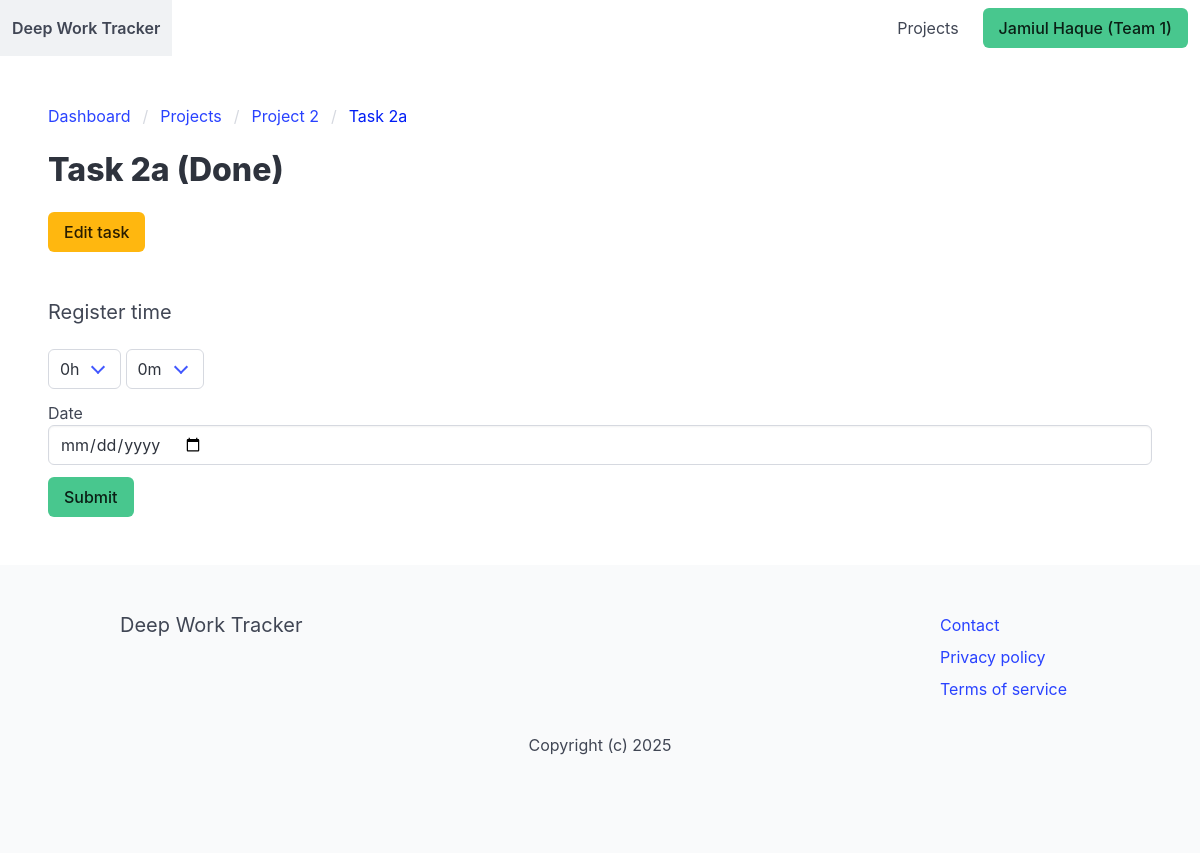
Page /projects/3/2/ (signed in) on the earlier database version.
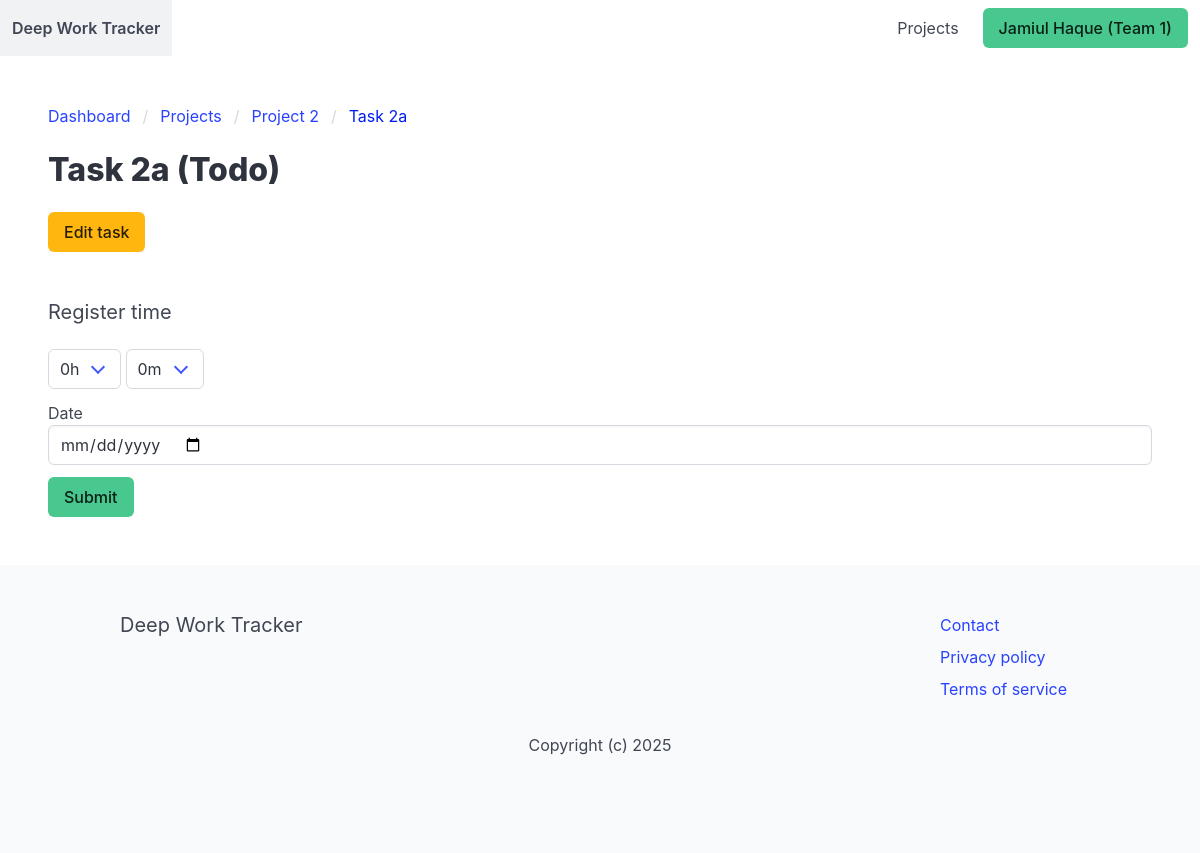
Same page on the later database version.
### apps/project/models.py (models this page shows, shortened)
class Task(models.Model):
    TODO = "todo"
    DONE = "done"
    ARCHIVED = "archived"
    CHOICES_STATUS = (
        (TODO, "Todo"),
        (DONE, "Done"),
        (ARCHIVED, "Archived"),
    )
    team = models.ForeignKey(Team, related_name="tasks", on_delete=models.CASCADE)
    project = models.ForeignKey(Project, related_name="tasks", on_delete=models.CASCADE)
    title = models.CharField(max_length=255)
    created_by = models.ForeignKey(User, related_name="tasks", on_delete=models.CASCADE)
    created_at = models.DateTimeField(auto_now_add=True)
    status = models.CharField(max_length=20, choices=CHOICES_STATUS, default=TODO)
    class Meta:
        ordering = ["-created_at"]

### apps/project/views.py (the view, shortened to what this page needs)
# urls.py: path("<int:project_id>/<int:task_id>/", task, name="task"),
@login_required
def task(request, project_id, task_id):
    team = get_object_or_404(Team, pk=request.user.userprofile.active_team_id, status=Team.ACTIVE)
    project = get_object_or_404(Project, team=team, pk=project_id)
    task = get_object_or_404(Task, pk=task_id, team=team)
    return render(request, "project/task.html", {"today": datetime.today(), "team": team, "project": project, "task": task})

### apps/team/context_processors.py (called while the page is built)
def active_team(request):
    if request.user.is_authenticated:
        if request.user.userprofile.active_team_id:
            team = Team.objects.get(pk=request.user.userprofile.active_team_id)
            return {"active_team": team}
        return {"active_team": None}
    return {"active_team": None}

### apps/project/templates/project/task.html (shortened to what this page needs)
{% extends "core/base.html" %}
{% block content %}
    <div id="project-app">
        <nav class="breadcrumb" aria-label="breadcrumbs">
            <ul>
                <li><a href="#">Dashboard</a></li>
                <li><a href="{% url "project:projects" %}">Projects</a></li>
                <li><a href="{% url "project:project" project.id %}">{{ project.title }}</a></li>
                <li class="is-active"><a href="{% url "project:task" project.id task.id %}" aria-current="page">{{ task.title }}</a></li>
            </ul>
        </nav>
        <div class="columns">
            <div class="column">
                <h1 class="title">{{ task.title }} ({{ task.get_status_display }}) </h1>
                <a href="{% url "project:edit_task" project.id task.id %}" class="button is-warning">Edit task</a>
                <h2 class="subtitle mt-6">Register time</h2>
                <form method="post" action=".">
                    <div class="field is-grouped">
                        <div class="control">
                            <div class="select">
                                <select name="hours">
                                    <option value="0">0h</option>
                                </select>
                            </div>
                            <div class="select">
                                <select name="minutes">
                                    <option value="0">0m</option>
                                </select>
                            </div>
                        </div>
                    </div>
                    <div class="field">
                        <label>Date</label>
                        <div class="control">
                            <input type="date" id="id_date" name="date" class="input value="{{ today|date:"Y-M-D" }}" placeholder="dd-mm-yyyy"">
                        </div>
                    </div>
                    <div class="field">
                        <div class="control">
                            <button class="button is-success">Submit</button>
                        </div>
                    </div>
                </form>
            </div>
        </div>
    </div>
{% endblock %}

Differences in the rows shown:
changed Task "Task 2a": status "Done" → "Todo"
